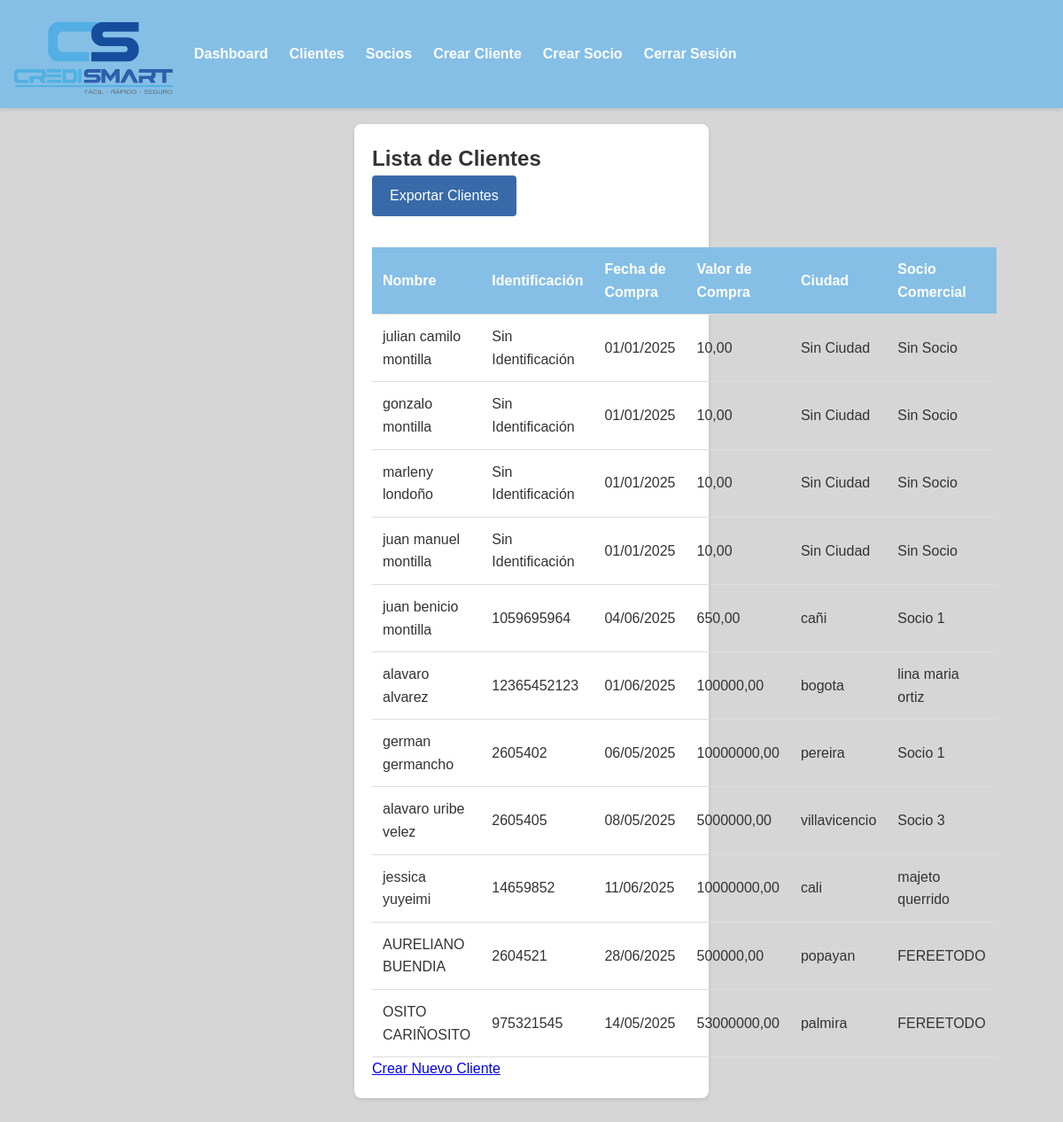
Page /clients/ (signed in) on the earlier database version.
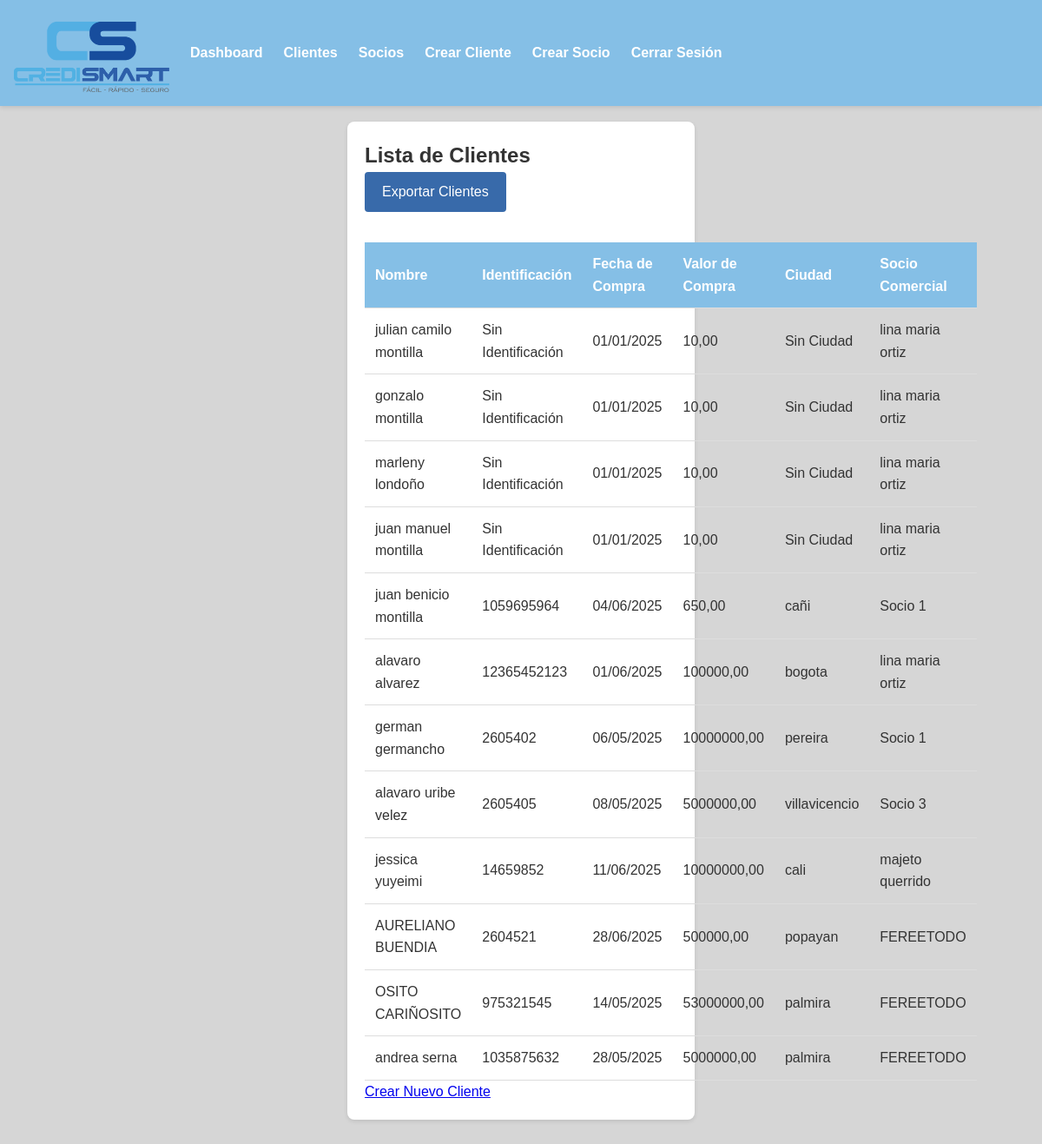
Same page on the later database version.
### businessapp/models.py (models this page shows, shortened)
class Client(models.Model):
    name = models.CharField(max_length=100)
    identification = models.CharField(max_length=20, unique=True, null=True, blank=True)
    email = models.EmailField()
    phone = models.CharField(max_length=15)
    purchase_date = models.DateField()
    purchase_value = models.DecimalField(max_digits=10, decimal_places=2)
    city = models.CharField(max_length=100, null=True, blank=True)  # Permitir nulos temporalmente  # Sin null=True ni blank=True
    business_partner = models.ForeignKey(BusinessPartner, on_delete=models.SET_NULL, null=True, blank=True)
    created_at = models.DateTimeField(auto_now_add=True)

class BusinessPartner(models.Model):
    name = models.CharField(max_length=100)
    city = models.CharField(max_length=100)
    affiliation_date = models.DateField(null=True, blank=True)
    sales_history = models.DecimalField(max_digits=10, decimal_places=2, default=0.00, null=True, blank=True)

### businessapp/views.py (the view)
# urls.py: path('clients/', views.client_list, name='client_list'),
@login_required
def client_list(request):
    if not request.user.is_authenticated:
        return redirect('login')
    clients = Client.objects.all()
    return render(request, 'businessapp/client_list.html', {'clients': clients})

### businessapp/templates/businessapp/client_list.html (shortened to what this page needs)
{% extends 'businessapp/base.html' %}
{% block content %}
    <div class="card">
        <h2>Lista de Clientes</h2>
        <a href="{% url 'export_clients' %}" class="export-button">Exportar Clientes</a>
        <table>
            <tr>
                <th>Nombre</th>
                <th>Identificación</th>
                <th>Fecha de Compra</th>
                <th>Valor de Compra</th>
                <th>Ciudad</th>
                <th>Socio Comercial</th>
            </tr>
            {% for client in clients %}
                <tr>
                    <td>{{ client.name }}</td>
                    <td>{% if client.identification %}{{ client.identification }}{% else %}Sin Identificación{% endif %}</td>
                    <td>{% if client.purchase_date %}{{ client.purchase_date|date:"d/m/Y" }}{% else %}Sin Fecha{% endif %}</td>
                    <td>{% if client.purchase_value %}{{ client.purchase_value }}{% else %}Sin Valor{% endif %}</td>
                    <td>{% if client.city %}{{ client.city }}{% else %}Sin Ciudad{% endif %}</td>
                    <td>{% if client.business_partner %}{{ client.business_partner.name }}{% else %}Sin Socio{% endif %}</td>
                </tr>
            {% endfor %}
        </table>
        <a href="{% url 'create_client' %}">Crear Nuevo Cliente</a>
    </div>
{% endblock %}

### businessapp/templates/businessapp/base.html (shortened to what this page needs)
{% load static %}
<!DOCTYPE html>
<html>
<head>
    <link rel="stylesheet" href="{% static 'css/style.css' %}">
</head>
<body>
    <div class="navbar">
        <img src="{% static 'images/logo_credismart_webp.webp.png' %}" alt="CrediSmart Logo" class="logo">
        <a href="{% url 'dashboard' %}">Dashboard</a>
        <a href="{% url 'client_list' %}">Clientes</a>
        <a href="{% url 'partner_list' %}">Socios</a>
        <a href="{% url 'create_client' %}">Crear Cliente</a>
        <a href="{% url 'create_partner' %}">Crear Socio</a>
        <a href="{% url 'logout' %}">Cerrar Sesión</a>
    </div>
    <div class="content">
        {% block content %}{% endblock %}
    </div>
</body>
</html>

### businessapp/static/css/style.css (style rules this page uses)
* { margin: 0; padding: 0; box-sizing: border-box; }
body { font-family: Arial, sans-serif; background-color: #d6d6d6; color: #333; line-height: 1.6; }
.navbar { background-color: #85bfe6; padding: 1rem; position: fixed; width: 100%; top: 0; z-index: 1000; box-shadow: 0 2px 5px rgba(0,0,0,0.1); display: flex; align-items: center; }
.navbar .logo { height: 90px; margin-right: 1.5rem; vertical-align: middle; transition: transform 0.3s ease; }
.navbar a { color: white; text-decoration: none; margin-right: 1.5rem; font-weight: bold; font-size: 1 rem; }
.content { margin-top: 70px; padding: 20px; max-width: 1200px; margin-left: auto; margin-right: auto; }
.card { max-width: 400px; margin: 50px auto; padding: 20px; background-color: #fff; border-radius: 8px; box-shadow: 0 2px 5px rgba(0, 0, 0, 0.1); }
table { width: 100%; border-collapse: collapse; margin-top: 20px; }
th, td { padding: 12px; text-align: left; border-bottom: 1px solid #ddd; }
th { background-color: #85bfe6; color: white; }
.export-button { display: inline-block; padding: 10px 20px; background-color: #386aaa; color: white; text-decoration: none; border-radius: 4px; margin-bottom: 15px; }

Differences in the rows shown:
changed Client "julian camilo montilla": business_partner.name (not shown) → "lina maria ortiz"; no longer shows "Sin Socio"
changed Client "gonzalo montilla": business_partner.name (not shown) → "lina maria ortiz"; no longer shows "Sin Socio"
changed Client "marleny londoño": business_partner.name (not shown) → "lina maria ortiz"; no longer shows "Sin Socio"
changed Client "juan manuel montilla": business_partner.name (not shown) → "lina maria ortiz"; no longer shows "Sin Socio"
added Client: name "andrea serna", identification "1035875632", purchase_date "28/05/2025", purchase_value "5000000,00", city "palmira", business_partner.name "FEREETODO"
